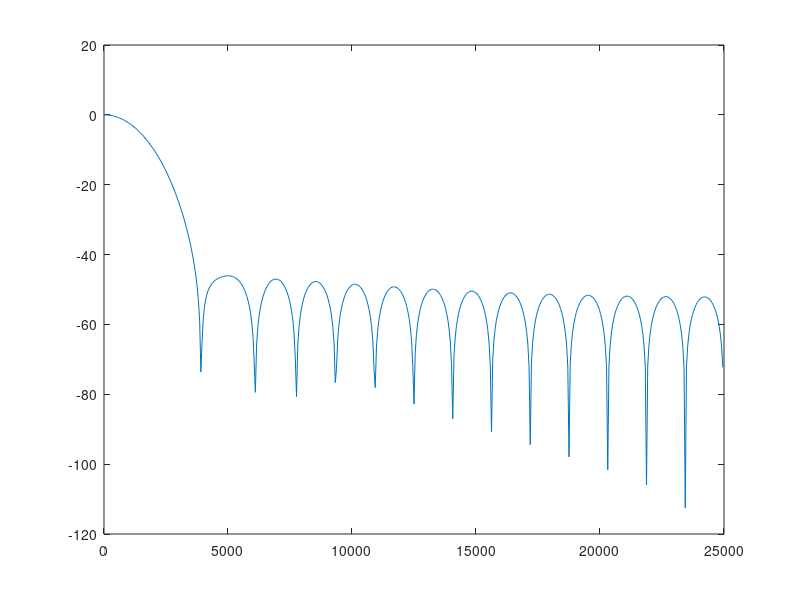

Write MATLAB code to recreate this figure. (Note: this script raises an error after producing the figure.)
close all
clc

% Ajustes de simulación
f1   = 500;  % Frecuencia de prueba 1
f2   = 5000; % Frecuencia de prueba 2
fc   = 1e3;  % Frecuencia de corte del filtro
fs   = 50e3; % Frecuencia de muestreo
L    = 1000; % Longitud de simulación
NFFT = 1024; % Cantidad de puntos para los gráficos en frecuencia
simulation_type = 0;
% Definición de punto fijo
NB_I       = 12;   % Cantidad de bits de la entrada 
NBF_I      = 11;   % Parte fraccional de la entrada

NB_COEFFS  = 12;   % Cantidad de bits de los coeficientes
NBF_COEFFS = 11;   % Parte fraccional de los coeficientes

NB_PP      = 12; % Cantidad de bits de producto parcial
NBF_PP     = 11; % Parte fraccional del producto parcial

NB_ACCUM   = 12+5; % Cantidad de bits del acumulador
NBF_ACCUM  = 11; % Parte fraccional del acumulador

NB_O       = 12;   % Cantidad de bits de la salida 
NBF_O      = 11;   % Parte fraccional de la salida

NTAPS      = 32;   % Cantidad de taps

% Cálculo de coeficientes
b = fir1(NTAPS-1,fc/(fs/2),'low'); % fir1(Orden del filtro, frecuencia digital (0 a 1), tipo de respuesta)

% Ploteo de la respuesta en frecuencia
B = fft(b,NFFT); % FFT de NFFT puntos
plot((0:NFFT/2-1)/NFFT*fs, 20*log10(abs(B(1:NFFT/2)))) % eje x: frecuencias analógicas, eje y: respuesta en dB

% Cuantización de los coeficientes
bfx=fi(b,1,NB_COEFFS,NBF_COEFFS);

% Ploteo de la respuesta en frecuencia cuantizada
Bfx=fft(bfx.double,NFFT);                   % Obtengo transformada de Fourier
hold all;                                   % Habilito escritura de múltiples gráficos en la misma figura
plot((0:NFFT/2-1)/NFFT*fs, 20*log10(abs(Bfx(1:NFFT/2)))) % Grafico respuesta en frecuencia
grid on                                     % Habilita la grilla
legend('Punto flotante','Punto fijo')       % Escribe leyendas en el gráfico
title('Respuesta en frecuencia del filtro') % Escribe título del gráfico
ylabel('Magnitud [dB]');                    % Nombre del eje de abscisas
xlabel('Frecuencia [Hz]');                  % Nombre del eje de ordenadas

% Escritura de archivo de coeficientes
fid=fopen('coeffs.vhd','w+');               % Abre archivo .vhd
vhd_start={                                 % Líneas de encabezado
    'library ieee;',
    'use ieee.std_logic_1164.all;',
    'entity coeffs is',
    ['port( b : out std_logic_vector(' num2str(NTAPS*NB_COEFFS-1) ' downto 0));'],
    'end entity;',
    'architecture behavioral of coeffs is',
    'begin'};

vhd_end={                                   % Líneas de fin
    'end architecture behavioral;'};

for i=1:length(vhd_start)                   % Imprime encabezado
    fprintf(fid,[vhd_start{i} '\n']);
end

for i=1:NTAPS                               % Imprime coeficientes
    tmp=bfx(i);
    fprintf(fid,[ '"' tmp.bin '",\n']);
end

for i=1:length(vhd_end)                     % Imprime fin
    fprintf(fid,[vhd_end{i} '\n']);
end
fclose(fid)                                 % Cierra archivo



% Generación de señal de prueba
if (simulation_type==0) % 0 para probar el filtrado, 1 para estimar snr
  a = sin(2*pi* round(f1/fs*NFFT)/NFFT * (0:L-1)) + sin(2*pi* round(f2/fs*NFFT)/NFFT * (0:L-1)); % Se redondea la frecuencia para no tener leakage en la representación espectral
else 
  a = sin(2*pi* round(f1/fs*NFFT)/NFFT * (0:L-1));
end

a = a /max(a) * (1-2*2^-NBF_I); % Normalización de la señal de entrada

% Modelo del filtro en punto flotante
pp = zeros(1,length(b));
y  = zeros(1,length(a));



% Modelo del filtro en punto fijo
% Definición de aritmética interna del filtro
%Opciones posibles de redondeo: floor(truncado), nearest(redondeo), ceil, round
%Opciones posibles de ajuste de rango: wrap(recorte/overflow), saturate(saturación)
ppfx        = fi(pp                ,1,NB_PP,NBF_PP      ,'RoundMode','floor','OverflowMode','wrap'); 
accumfx     = fi(0                 ,1,NB_ACCUM,NBF_ACCUM,'RoundMode','floor','OverflowMode','wrap'); 
yfx         = fi(zeros(1,length(a)),1,NB_O,NBF_O        ,'RoundMode','floor','OverflowMode','wrap');
afx         = fi(a                 ,1,NB_I,NBF_I);

% convolucion entrada con el filtro
y=conv(afx.double,bfx.double)
%ploteo entrada
figure();
plot(afx.double)
legend('Señal de entrada')
title('Entrada del filtro')
ylabel('Amplitud');
xlabel('Muestras');

% Dibujo ambas respuestas en el tiempo
figure();
plot(y)
legend('Señal de salida')
title('Salida del filtro')
ylabel('Amplitud');
xlabel('Muestras');

% Dibujo ambas respuestas en frecuencia
figure();
Y=fft(y,NFFT);
plot((0:NFFT/2-1)/NFFT*fs, 20*log10(abs(Y(1:NFFT/2))))
hold all
legend('Punto fijo')
title('Salida del filtro en el dominio de la frecuencia')
ylabel('Magnitud [dB]');
xlabel('Frecuencia [Hz]');


%Genero vectores de entrada para el testbench
fid=fopen('x.txt','w+');
for i=1:length(yfx)
    tmp=afx(i);
    fprintf(fid,[tmp.bin '\n']);
end
fclose(fid)

%Lectura salida generada por el filtro implementado en vhdl
fid=fopen('output.txt','r');
data= fscanf(fid,'%f')
fclose(fid)

figure();
plot(data)
legend('Señal de salida')
title('Salida del filtro implementado en vhdl')
ylabel('Amplitud');
xlabel('Muestras');

figure();
DATA=fft(data,NFFT);
plot((0:NFFT/2-1)/NFFT*fs, 20*log10(abs(DATA(1:NFFT/2))))
hold all
legend('Punto fijo')
title('Salida del filtro implementado en el dominio de la frecuencia')
ylabel('Magnitud [dB]');
xlabel('Frecuencia [Hz]');


